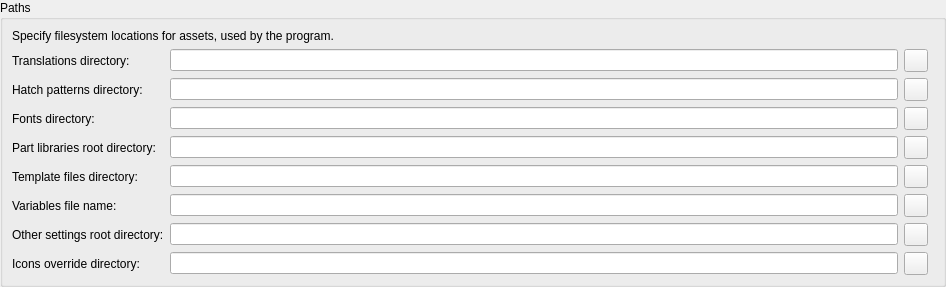
<?xml version="1.0" encoding="UTF-8"?>
<ui version="4.0">
 <class>LC_SettingsPagePaths</class>
 <widget class="QWidget" name="LC_SettingsPagePaths">
  <property name="geometry">
   <rect>
    <x>0</x>
    <y>0</y>
    <width>946</width>
    <height>276</height>
   </rect>
  </property>
  <layout class="QGridLayout" name="gridLayout_main">
   <property name="leftMargin">
    <number>0</number>
   </property>
   <property name="topMargin">
    <number>0</number>
   </property>
   <property name="rightMargin">
    <number>0</number>
   </property>
   <property name="bottomMargin">
    <number>0</number>
   </property>
   <item row="0" column="0" colspan="3">
    <widget class="QGroupBox" name="groupBox_28">
     <property name="title">
      <string>Paths</string>
     </property>
     <layout class="QGridLayout" name="gridLayout_paths" columnstretch="0,1,0,0">
      <item row="6" column="1">
       <widget class="QLineEdit" name="variablefile_field">
        <property name="sizePolicy">
         <sizepolicy hsizetype="Preferred" vsizetype="Fixed">
          <horstretch>0</horstretch>
          <verstretch>0</verstretch>
         </sizepolicy>
        </property>
        <property name="toolTip">
         <string>Variables File

Path to file with variables</string>
        </property>
       </widget>
      </item>
      <item row="7" column="0">
       <widget class="QLabel" name="label_8">
        <property name="text">
         <string>Other settings root directory:</string>
        </property>
        <property name="buddy">
         <cstring>leOtherSettingsDirectory</cstring>
        </property>
       </widget>
      </item>
      <item row="3" column="0">
       <widget class="QLabel" name="textLabel4">
        <property name="text">
         <string>Fonts directory:</string>
        </property>
        <property name="wordWrap">
         <bool>false</bool>
        </property>
        <property name="buddy">
         <cstring>lePathFonts</cstring>
        </property>
       </widget>
      </item>
      <item row="6" column="0">
       <widget class="QLabel" name="label_4">
        <property name="text">
         <string>Variables file name:</string>
        </property>
        <property name="buddy">
         <cstring>variablefile_field</cstring>
        </property>
       </widget>
      </item>
      <item row="1" column="3">
       <spacer name="horizontalSpacer">
        <property name="orientation">
         <enum>Qt::Orientation::Horizontal</enum>
        </property>
        <property name="sizeHint" stdset="0">
         <size>
          <width>0</width>
          <height>0</height>
         </size>
        </property>
       </spacer>
      </item>
      <item row="2" column="0">
       <widget class="QLabel" name="textLabel3">
        <property name="text">
         <string>Hatch patterns directory:</string>
        </property>
        <property name="wordWrap">
         <bool>false</bool>
        </property>
        <property name="buddy">
         <cstring>lePathHatch</cstring>
        </property>
       </widget>
      </item>
      <item row="2" column="2">
       <widget class="QToolButton" name="hatchpatterns_button">
        <property name="toolTip">
         <string>Click to select directory</string>
        </property>
        <property name="icon">
         <iconset resource="../../../../../../../res/icons/icons.qrc">
          <normaloff>:/icons/open.lci</normaloff>:/icons/open.lci</iconset>
        </property>
       </widget>
      </item>
      <item row="5" column="1">
       <widget class="QLineEdit" name="leTemplate">
        <property name="sizePolicy">
         <sizepolicy hsizetype="Preferred" vsizetype="Fixed">
          <horstretch>0</horstretch>
          <verstretch>0</verstretch>
         </sizepolicy>
        </property>
        <property name="toolTip">
         <string>Drawings Templates DirectorybbDirectory  </string>
        </property>
       </widget>
      </item>
      <item row="5" column="2">
       <widget class="QToolButton" name="btTemplate">
        <property name="toolTip">
         <string>Click to select directory</string>
        </property>
        <property name="icon">
         <iconset resource="../../../../../../../res/icons/icons.qrc">
          <normaloff>:/icons/open.lci</normaloff>:/icons/open.lci</iconset>
        </property>
       </widget>
      </item>
      <item row="1" column="1">
       <widget class="QLineEdit" name="lePathTranslations">
        <property name="sizePolicy">
         <sizepolicy hsizetype="Preferred" vsizetype="Fixed">
          <horstretch>0</horstretch>
          <verstretch>0</verstretch>
         </sizepolicy>
        </property>
        <property name="toolTip">
         <string>Translations Folder

Path to folder with translation files</string>
        </property>
       </widget>
      </item>
      <item row="3" column="1">
       <widget class="QLineEdit" name="lePathFonts">
        <property name="sizePolicy">
         <sizepolicy hsizetype="Preferred" vsizetype="Fixed">
          <horstretch>0</horstretch>
          <verstretch>0</verstretch>
         </sizepolicy>
        </property>
        <property name="toolTip">
         <string>Fonts Folder

Path to folder with fonts</string>
        </property>
       </widget>
      </item>
      <item row="4" column="2">
       <widget class="QToolButton" name="btPathLibrary">
        <property name="toolTip">
         <string>Click to select directory</string>
        </property>
        <property name="icon">
         <iconset resource="../../../../../../../res/icons/icons.qrc">
          <normaloff>:/icons/open.lci</normaloff>:/icons/open.lci</iconset>
        </property>
       </widget>
      </item>
      <item row="0" column="0" colspan="4">
       <widget class="QLabel" name="label">
        <property name="text">
         <string>Specify filesystem locations for assets, used by the program.</string>
        </property>
        <property name="wordWrap">
         <bool>true</bool>
        </property>
       </widget>
      </item>
      <item row="7" column="1">
       <widget class="QLineEdit" name="leOtherSettingsDirectory">
        <property name="sizePolicy">
         <sizepolicy hsizetype="Preferred" vsizetype="Fixed">
          <horstretch>0</horstretch>
          <verstretch>0</verstretch>
         </sizepolicy>
        </property>
        <property name="toolTip">
         <string>Settings Folder

Directory where program stores various own settings files (shortcuts, workspaces, pens etc.)</string>
        </property>
       </widget>
      </item>
      <item row="2" column="1">
       <widget class="QLineEdit" name="lePathHatch">
        <property name="sizePolicy">
         <sizepolicy hsizetype="Preferred" vsizetype="Fixed">
          <horstretch>0</horstretch>
          <verstretch>0</verstretch>
         </sizepolicy>
        </property>
        <property name="toolTip">
         <string>Hatch Patterns Folder

Path to folder with hatch patterns.</string>
        </property>
       </widget>
      </item>
      <item row="1" column="2">
       <widget class="QToolButton" name="translation_button">
        <property name="toolTip">
         <string>Click to select directory</string>
        </property>
        <property name="icon">
         <iconset resource="../../../../../../../res/icons/icons.qrc">
          <normaloff>:/icons/open.lci</normaloff>:/icons/open.lci</iconset>
        </property>
       </widget>
      </item>
      <item row="1" column="0">
       <widget class="QLabel" name="textLabel2">
        <property name="text">
         <string>Translations directory:</string>
        </property>
        <property name="wordWrap">
         <bool>false</bool>
        </property>
        <property name="buddy">
         <cstring>lePathTranslations</cstring>
        </property>
       </widget>
      </item>
      <item row="4" column="1">
       <widget class="QLineEdit" name="lePathLibrary">
        <property name="sizePolicy">
         <sizepolicy hsizetype="Preferred" vsizetype="Fixed">
          <horstretch>0</horstretch>
          <verstretch>0</verstretch>
         </sizepolicy>
        </property>
        <property name="toolTip">
         <string>Parts Library Folder

Root folder of parts library. The symbol library dxf files must be located in the subdirectories of this folder.
The subfolder names will be displayed in the Library widget.</string>
        </property>
       </widget>
      </item>
      <item row="4" column="0">
       <widget class="QLabel" name="textLabel6">
        <property name="text">
         <string>Part libraries root directory:</string>
        </property>
        <property name="wordWrap">
         <bool>false</bool>
        </property>
        <property name="buddy">
         <cstring>lePathLibrary</cstring>
        </property>
       </widget>
      </item>
      <item row="3" column="2">
       <widget class="QToolButton" name="fonts_button">
        <property name="toolTip">
         <string>Click to select directory</string>
        </property>
        <property name="icon">
         <iconset resource="../../../../../../../res/icons/icons.qrc">
          <normaloff>:/icons/open.lci</normaloff>:/icons/open.lci</iconset>
        </property>
       </widget>
      </item>
      <item row="7" column="2">
       <widget class="QToolButton" name="tbOtherSettings">
        <property name="toolTip">
         <string>Click to select directory</string>
        </property>
        <property name="icon">
         <iconset resource="../../../../../../../res/icons/icons.qrc">
          <normaloff>:/icons/open.lci</normaloff>:/icons/open.lci</iconset>
        </property>
       </widget>
      </item>
      <item row="6" column="2">
       <widget class="QToolButton" name="variablefile_button">
        <property name="toolTip">
         <string>Click to select file</string>
        </property>
        <property name="icon">
         <iconset resource="../../../../../../../res/icons/icons.qrc">
          <normaloff>:/icons/open.lci</normaloff>:/icons/open.lci</iconset>
        </property>
       </widget>
      </item>
      <item row="5" column="0">
       <widget class="QLabel" name="textLabel7">
        <property name="text">
         <string>Template files directory:</string>
        </property>
        <property name="wordWrap">
         <bool>false</bool>
        </property>
        <property name="buddy">
         <cstring>leTemplate</cstring>
        </property>
       </widget>
      </item>
      <item row="8" column="0">
       <widget class="QLabel" name="label_2">
        <property name="text">
         <string>Icons override directory:</string>
        </property>
       </widget>
      </item>
      <item row="8" column="1">
       <widget class="QLineEdit" name="leIconsOverrideDirectory">
        <property name="toolTip">
         <string>Icons Override Folder

Directory where external icons are stored that are used to override application built-in icons. 
When resolving the icon to show, the application first checks for the file name in
override directory and if one is missing, uses built-in one. </string>
        </property>
       </widget>
      </item>
      <item row="8" column="2">
       <widget class="QToolButton" name="tbStylesOverride">
        <property name="toolTip">
         <string>Click to select directory</string>
        </property>
        <property name="text">
         <string/>
        </property>
        <property name="icon">
         <iconset resource="../../../../../../../res/icons/icons.qrc">
          <normaloff>:/icons/open.lci</normaloff>:/icons/open.lci</iconset>
        </property>
       </widget>
      </item>
     </layout>
    </widget>
   </item>
   <item row="1" column="0">
    <spacer name="verticalSpacer">
     <property name="orientation">
      <enum>Qt::Orientation::Vertical</enum>
     </property>
     <property name="sizeHint" stdset="0">
      <size>
       <width>0</width>
       <height>0</height>
      </size>
     </property>
    </spacer>
   </item>
  </layout>
 </widget>
 <resources>
  <include location="../../../../../../../res/icons/icons.qrc"/>
 </resources>
 <connections/>
</ui>
